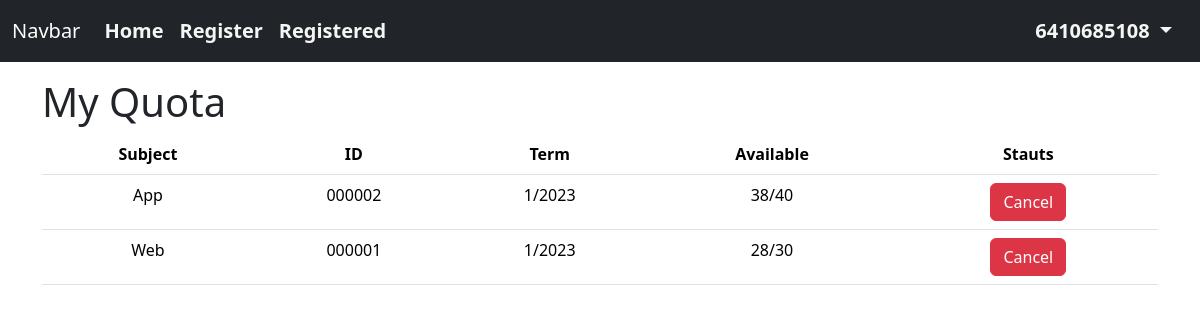
Page /subjects/registed (signed in) on the committed database.
### users/models.py (models this page shows)
class CustomUser(AbstractUser):
    email = models.EmailField(unique=True)
    RegSubject_set = models.ManyToManyField(to='subjects.subject', through='users.ListRegSubject',related_name='StudentReg_set')
    phone = models.CharField(max_length=10, blank=True, null=True, default='')

class ListRegSubject(models.Model):
    user = models.ForeignKey('users.CustomUser', on_delete=models.CASCADE, related_name='list_subject')
    Subject = models.ForeignKey('subjects.subject', on_delete=models.CASCADE, related_name='list_name')
    class Meta:
        constraints = [
            models.UniqueConstraint(
                fields=['user', 'Subject'], name='unique_user_subject'
            )
        ]

### subjects/models.py (models this page shows, shortened)
class subject(models.Model):
    subjectID = models.CharField(max_length=6)
    subjectName = models.CharField(max_length=64)
    term = models.IntegerField(default=0)
    year = models.IntegerField(default=datetime.now().year)
    remaining_class = models.IntegerField()
    max_class = models.IntegerField()
    subjectStatus = models.BooleanField(default=False)

### subjects/views.py (the view)
# urls.py: path('registed', views.showRegsubject, name='registed'),
@login_required
def showRegsubject(request):
    subjectofstudent = request.user.list_subject.all()
    return render(request, 'subjects/registed.html', {'reg_subjects': subjectofstudent})

### subjects/templates/subjects/registed.html (shortened to what this page needs)
{% extends "subjects/layout.html" %}
{% block body %}
    <h1 class="mt-3">My Quota</h1>
    <table class="table">
        <thead>
          <tr class="text-center">
            <th scope="col">Subject</th>
            <th scope="col">ID</th>
            <th scope="col">Term</th>
            <th scope="col">Available</th>
            <th scope="col">Stauts</th>
          </tr>
        </thead>
        <tbody>
    {% for reg in reg_subjects %}
        {% with subject=reg.Subject %}
        <tr class="text-center">
            <form action="users/unregisted" method="post">
                <td name="subjectName">{{subject.subjectName}}</th>
                <td name="subjectID">{{ subject.subjectID }}</td>
                <td>{{ subject.term }}/{{ subject.year }}</td>
                <td name="available">{{ subject.remaining_class }}/{{ subject.max_class }}</td>
                <td ><a href="unregisted/{{subject.subjectID}}" class="btn btn-danger" onclick="return confirm('Comfirm Unregister or not.')">Cancel</a></td>
            </form>
        </tr>
        {% endwith %}
    {% empty %}
        <p></p>
    {% endfor %}
{% endblock %}

### subjects/templates/subjects/layout.html (shortened to what this page needs)
{% load static %}
<!DOCTYPE html>
<html lang="en">
<head>
    <link href="https://cdn.jsdelivr.net/npm/bootstrap@5.3.2/dist/css/bootstrap.min.css" rel="stylesheet">
    <link rel="stylesheet" href="{% static 'subjects/sub.css' %}">
</head>
<body>
  <nav class="navbar navbar-expand-lg navbar-dark bg-dark">
    <div class="container-fluid">
      <a class="navbar-brand" href="#">Navbar</a>
      <div class="collapse navbar-collapse" id="navbarSupportedContent">
        <ul class="navbar-nav me-auto mb-2 mb-lg-0">
          <li class="nav-item">
            <a class="nav-link" aria-current="page" href="{% url 'index' %}">Home</a>
          </li>
          <li class="nav-item">
            <a class="nav-link" href="{% url 'allsubject' %}">Register</a>
          </li>
          <li class="nav-item">
            <a class="nav-link" href="{% url 'registed' %}">Registered</a>
          </li>
        </ul>
        {% if user.is_authenticated %}
            <ul class="navbar-nav me-2">
              <li class="nav-item dropdown">
                <a class="nav-link dropdown-toggle" href="#" role="button" data-bs-toggle="dropdown" aria-expanded="false">
                  {{ user.username }}
                </a>
              </li>
            </ul>
          {% endif %}
      </div>
    </div>
  </nav>
  <div class="container">
      {% block body %}
      {% endblock %}
  </div>
</body>
</html>

### subjects/static/subjects/sub.css (style rules this page uses)
.nav-link { font-size: 20px; font-weight: 750; color: whitesmoke; }

### rows in the picture
CustomUser: username "6410685108"
ListRegSubject: Subject.subjectName "App", Subject.subjectID "000002", Subject.term "1", Subject.year "2023", Subject.remaining_class "38", Subject.max_class "40"
ListRegSubject: Subject.subjectName "Web", Subject.subjectID "000001", Subject.term "1", Subject.year "2023", Subject.remaining_class "28", Subject.max_class "30"
